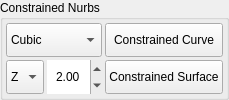
         <widget class="QGroupBox" name="groupBox_4">
          <property name="title">
           <string>Constrained Nurbs</string>
          </property>
          <layout class="QGridLayout" name="gridLayout_2">
           <property name="margin">
            <number>3</number>
           </property>
           <property name="spacing">
            <number>3</number>
           </property>
           <item row="0" column="2">
            <widget class="QPushButton" name="uiCnsCurveBTN">
             <property name="sizePolicy">
              <sizepolicy hsizetype="Expanding" vsizetype="Preferred">
               <horstretch>0</horstretch>
               <verstretch>0</verstretch>
              </sizepolicy>
             </property>
             <property name="minimumSize">
              <size>
               <width>0</width>
               <height>20</height>
              </size>
             </property>
             <property name="maximumSize">
              <size>
               <width>8000</width>
               <height>8000</height>
              </size>
             </property>
             <property name="toolTip">
              <string>Create Curve from selected Transform
Curve is deformed by the selected Transform</string>
             </property>
             <property name="text">
              <string>Constrained Curve</string>
             </property>
             <property name="flat">
              <bool>false</bool>
             </property>
             <property name="bgColor" stdset="0">
              <string>green</string>
             </property>
            </widget>
           </item>
           <item row="2" column="0">
            <widget class="QComboBox" name="uiCnsSurfaceAxisCMB">
             <property name="sizePolicy">
              <sizepolicy hsizetype="Fixed" vsizetype="Preferred">
               <horstretch>0</horstretch>
               <verstretch>0</verstretch>
              </sizepolicy>
             </property>
             <property name="maximumSize">
              <size>
               <width>40</width>
               <height>16777215</height>
              </size>
             </property>
             <property name="currentIndex">
              <number>2</number>
             </property>
             <item>
              <property name="text">
               <string>X</string>
              </property>
             </item>
             <item>
              <property name="text">
               <string>Y</string>
              </property>
             </item>
             <item>
              <property name="text">
               <string>Z</string>
              </property>
             </item>
            </widget>
           </item>
           <item row="2" column="1">
            <widget class="QDoubleSpinBox" name="uiCnsSurfaceWidthSPN">
             <property name="sizePolicy">
              <sizepolicy hsizetype="Preferred" vsizetype="Preferred">
               <horstretch>0</horstretch>
               <verstretch>0</verstretch>
              </sizepolicy>
             </property>
             <property name="minimumSize">
              <size>
               <width>55</width>
               <height>20</height>
              </size>
             </property>
             <property name="focusPolicy">
              <enum>Qt::TabFocus</enum>
             </property>
             <property name="inputMethodHints">
              <set>Qt::ImhDigitsOnly</set>
             </property>
             <property name="frame">
              <bool>false</bool>
             </property>
             <property name="alignment">
              <set>Qt::AlignCenter</set>
             </property>
             <property name="buttonSymbols">
              <enum>QAbstractSpinBox::UpDownArrows</enum>
             </property>
             <property name="singleStep">
              <double>0.250000000000000</double>
             </property>
             <property name="value">
              <double>2.000000000000000</double>
             </property>
            </widget>
           </item>
           <item row="0" column="0" colspan="2">
            <widget class="QComboBox" name="uiNurbsDegreeCBOX">
             <property name="sizePolicy">
              <sizepolicy hsizetype="Preferred" vsizetype="Preferred">
               <horstretch>0</horstretch>
               <verstretch>0</verstretch>
              </sizepolicy>
             </property>
             <property name="minimumSize">
              <size>
               <width>0</width>
               <height>20</height>
              </size>
             </property>
             <property name="currentIndex">
              <number>1</number>
             </property>
             <item>
              <property name="text">
               <string>Linear</string>
              </property>
             </item>
             <item>
              <property name="text">
               <string>Cubic</string>
              </property>
             </item>
            </widget>
           </item>
           <item row="2" column="2">
            <widget class="QPushButton" name="uiCnsSurfaceBTN">
             <property name="sizePolicy">
              <sizepolicy hsizetype="Expanding" vsizetype="Preferred">
               <horstretch>0</horstretch>
               <verstretch>0</verstretch>
              </sizepolicy>
             </property>
             <property name="minimumSize">
              <size>
               <width>0</width>
               <height>20</height>
              </size>
             </property>
             <property name="maximumSize">
              <size>
               <width>8000</width>
               <height>8000</height>
              </size>
             </property>
             <property name="text">
              <string>Constrained Surface</string>
             </property>
             <property name="flat">
              <bool>false</bool>
             </property>
             <property name="bgColor" stdset="0">
              <string>green</string>
             </property>
            </widget>
           </item>
          </layout>
         </widget>
